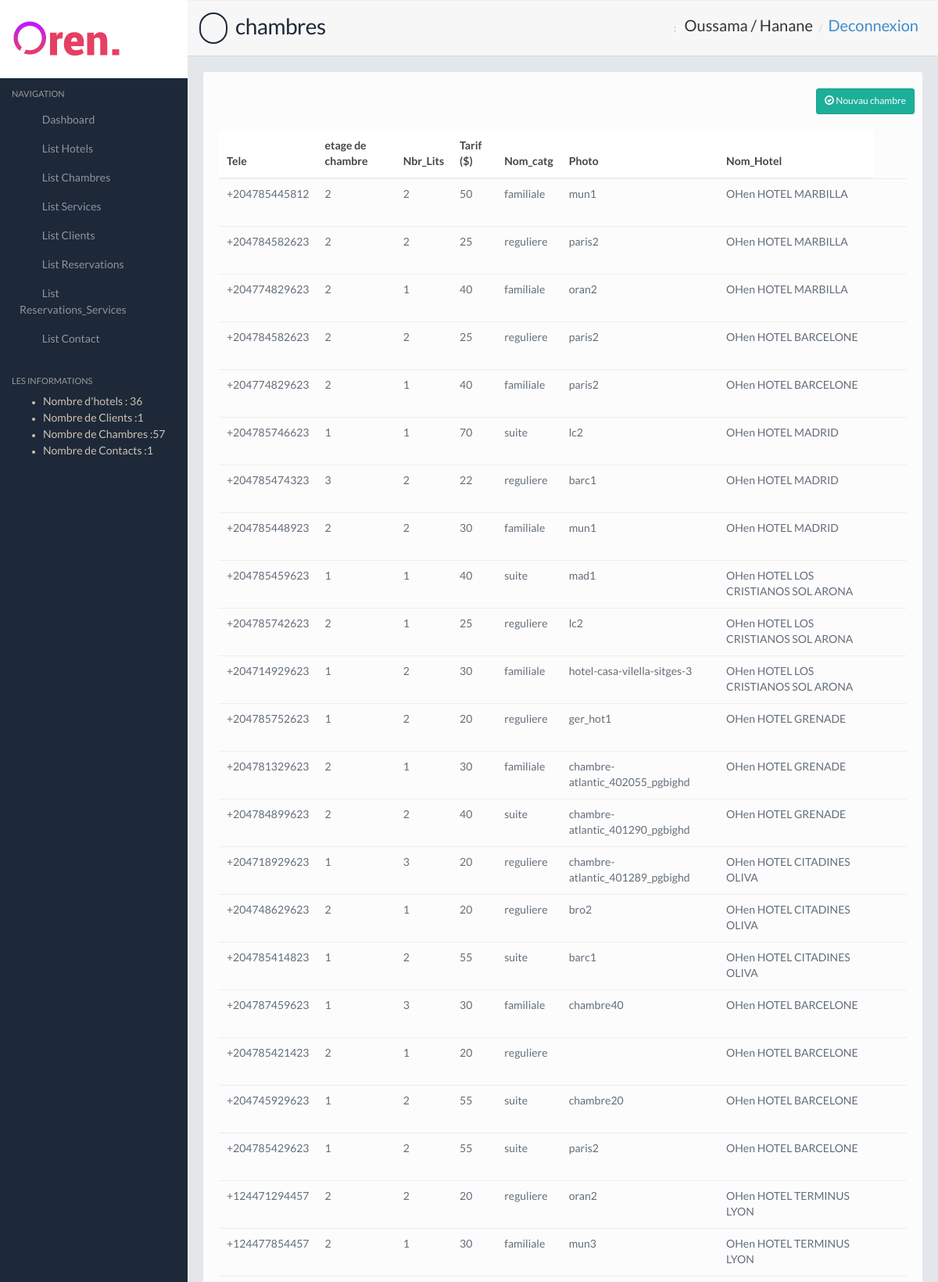
/admin/chambres.php (upper part), run on the app's committed database.
### tables this page shows
CREATE TABLE `chambre` (
  `Id_cham` int(11) NOT NULL,
  `Tele` varchar(30) NOT NULL,
  `Etage` int(11) NOT NULL,
  `Nbr_lits` int(11) NOT NULL,
  `Tarif_cham` float NOT NULL,
  `Nom_catg` varchar(50) NOT NULL,
  `photo` varchar(200) NOT NULL,
  `Nom_hotel` varchar(100) NOT NULL
);

### admin/chambres.php (the view, shortened to what this page needs)
<?php
    include "includes/conx.php";
        $prepare=$pdo->query('SELECT * from chambre order by Id_cham desc');
        $chambres=$prepare->fetchAll(PDO::FETCH_OBJ);
        ?>
<!DOCTYPE html>
<html lang="en">
    <head>
        <link href="css/style.default.css" rel="stylesheet">
    </head>
    <body>
        <section>
            <?php include  "includes/navigation.php"; ?>
            <div class="mainpanel">
                <div class="pageheader">
                    <h2><i class="fa fa-building-o"></i> chambres</h2>
                     <div class="breadcrumb-wrapper">
                        <span class="label">:</span>
                        <ol class="breadcrumb">
                            <li class="active" style="font-size: 20px;">Oussama / Hanane</li>
                            <li><a href="login.php" style="font-size: 20px;">Deconnexion</a></li>
                        </ol>
                    </div>
                </div>
                <div class="contentpanel">
                    <div class="panel panel-default col-md-12">
                        <div class="panel-body panel-body-nopadding">
                            <br>
                            <div class="pull-right">
                                <a href="ajout_chambre.php" class="btn btn-sm btn-success"><i class="glyphicon glyphicon-ok-circle"></i> Nouvau chambre</a>
                            </div>
                            <br>
                            <div class="table-responsive col-md-12">
                              <table class="table mb30">
                                <thead>
                                  <tr>
                                    <th>Tele</th>
                                    <th>etage de chambre</th>
                                    <th>Nbr_Lits</th>
                                    <th>Tarif ($)</th>
                                    <th>Nom_catg</th>
                                    <th>Photo</th>
                                    <th>Nom_Hotel</th>
                                  </tr>
                                </thead>
                                <tbody>
                                    <?php foreach ($chambres as  $chambre): ?>
                                      <tr>
                                        <td><?php echo $chambre->Tele ?></td>
                                        <td><?php echo $chambre->Etage; ?></td>
                                        <td><?php echo $chambre->Nbr_lits; ?></td>
                                        <td><?php echo $chambre->Tarif_cham; ?></td>
                                        <td><?php echo $chambre->Nom_catg; ?></td>
                                        <td><?php echo $chambre->photo; ?></td>
                                        <td><?php echo $chambre->Nom_hotel; ?></td>
                                        <td class="table-action">
                                          <a href="modif_chambre.php?id_cham=<?php echo $chambre->Id_cham; ?>"><i class="fa fa-pencil"></i></a>
                                          <a href="includes/actions.php?action=sup_chambre&id_cham=<?php echo $chambre->Id_cham; ?>" class="delete-row"><i class="fa fa-trash-o"></i></a>
                                        </td>
                                      </tr>
                                    <?php endforeach ?>
                                </tbody>
                              </table>
                            </div>
                        </div>
                    </div>
                </div>
            </div>
        </section>
    </body>
</html>

### admin/css/style.default.css (style rules this page uses)
body { background: #1d2939; font-family: 'LatoRegular', 'Lucida Grande', 'Lucida Sans Unicode', Helvetica, sans-serif !important; line-height: 21px; color: #636e7b; }
h1,h2,h3,h4,h5 { font-family: 'LatoRegular', 'Lucida Grande', 'Lucida Sans Unicode', Helvetica, sans-serif; }
.mainpanel { margin-left: 240px; background: #e4e7ea; min-height: 1000px; }
.pageheader { padding: 15px; border-bottom: 1px solid #d3d7db; border-top: 1px solid #eee; background: #f7f7f7; position: relative; }
.pageheader h2 { font-size: 28px; color: #1D2939; letter-spacing: -0.5px; margin: 0; }
.pageheader .glyphicon, .pageheader .fa { font-size: 24px; margin-right: 5px; padding: 6px 7px; border: 2px solid #1D2939; -moz-border-radius: 50px; -webkit-border-radius: 50px; border-radius: 50px; }
.pageheader .breadcrumb-wrapper { position: absolute; top: 23px; right: 25px; }
.pageheader .breadcrumb-wrapper .label { color: #999; text-transform: uppercase; font-size: 11px; font-weight: normal; display: inline-block; }
.pageheader .breadcrumb { background: none; display: inline-block; padding: 0; }
.pageheader .breadcrumb li { font-size: 12px; }
.pageheader .breadcrumb li.active { color: #333; }
.contentpanel { padding: 20px; position: relative; }
.contentpanel::after { clear: both; display: block; content: ''; }
.table-action { text-align: center; }
.table-action a, .table-action-hide a { display: inline-block; margin-right: 5px; color: #666; }
.table-action a:last-child, .table-action-hide a:last-child { margin-right: 0; }
.mb30 { margin-bottom: 30px; }

### data on the page
chambre: Tele "+204785445812", Etage "2", Nbr_lits "2", Tarif_cham "50", Nom_catg "familiale", photo "mun1", Nom_hotel "OHen HOTEL MARBILLA"
chambre: Tele "+204784582623", Etage "2", Nbr_lits "2", Tarif_cham "25", Nom_catg "reguliere", photo "paris2", Nom_hotel "OHen HOTEL MARBILLA"
chambre: Tele "+204774829623", Etage "2", Nbr_lits "1", Tarif_cham "40", Nom_catg "familiale", photo "oran2", Nom_hotel "OHen HOTEL MARBILLA"
chambre: Tele "+204784582623", Etage "2", Nbr_lits "2", Tarif_cham "25", Nom_catg "reguliere", photo "paris2", Nom_hotel "OHen HOTEL BARCELONE"
chambre: Tele "+204774829623", Etage "2", Nbr_lits "1", Tarif_cham "40", Nom_catg "familiale", photo "paris2", Nom_hotel "OHen HOTEL BARCELONE"
chambre: Tele "+204785746623", Etage "1", Nbr_lits "1", Tarif_cham "70", Nom_catg "suite", photo "lc2", Nom_hotel "OHen HOTEL MADRID"
chambre: Tele "+204785474323", Etage "3", Nbr_lits "2", Tarif_cham "22", Nom_catg "reguliere", photo "barc1", Nom_hotel "OHen HOTEL MADRID"
chambre: Tele "+204785448923", Etage "2", Nbr_lits "2", Tarif_cham "30", Nom_catg "familiale", photo "mun1", Nom_hotel "OHen HOTEL MADRID"
chambre: Tele "+204785459623", Etage "1", Nbr_lits "1", Tarif_cham "40", Nom_catg "suite", photo "mad1", Nom_hotel "OHen HOTEL LOS CRISTIANOS SOL ARONA"
chambre: Tele "+204785742623", Etage "2", Nbr_lits "1", Tarif_cham "25", Nom_catg "reguliere", photo "lc2", Nom_hotel "OHen HOTEL LOS CRISTIANOS SOL ARONA"
chambre: Tele "+204714929623", Etage "1", Nbr_lits "2", Tarif_cham "30", Nom_catg "familiale", photo "hotel-casa-vilella-sitges-3", Nom_hotel "OHen HOTEL LOS CRISTIANOS SOL ARONA"
chambre: Tele "+204785752623", Etage "1", Nbr_lits "2", Tarif_cham "20", Nom_catg "reguliere", photo "ger_hot1", Nom_hotel "OHen HOTEL GRENADE"
chambre: Tele "+204781329623", Etage "2", Nbr_lits "1", Tarif_cham "30", Nom_catg "familiale", photo "chambre-atlantic_402055_pgbighd", Nom_hotel "OHen HOTEL GRENADE"
chambre: Tele "+204784899623", Etage "2", Nbr_lits "2", Tarif_cham "40", Nom_catg "suite", photo "chambre-atlantic_401290_pgbighd", Nom_hotel "OHen HOTEL GRENADE"
chambre: Tele "+204718929623", Etage "1", Nbr_lits "3", Tarif_cham "20", Nom_catg "reguliere", photo "chambre-atlantic_401289_pgbighd", Nom_hotel "OHen HOTEL CITADINES OLIVA"
chambre: Tele "+204748629623", Etage "2", Nbr_lits "1", Tarif_cham "20", Nom_catg "reguliere", photo "bro2", Nom_hotel "OHen HOTEL CITADINES OLIVA"
chambre: Tele "+204785414823", Etage "1", Nbr_lits "2", Tarif_cham "55", Nom_catg "suite", photo "barc1", Nom_hotel "OHen HOTEL CITADINES OLIVA"
chambre: Tele "+204787459623", Etage "1", Nbr_lits "3", Tarif_cham "30", Nom_catg "familiale", photo "chambre40", Nom_hotel "OHen HOTEL BARCELONE"
chambre: Tele "+204785421423", Etage "2", Nbr_lits "1", Tarif_cham "20", Nom_catg "reguliere", Nom_hotel "OHen HOTEL BARCELONE"
chambre: Tele "+204745929623", Etage "1", Nbr_lits "2", Tarif_cham "55", Nom_catg "suite", photo "chambre20", Nom_hotel "OHen HOTEL BARCELONE"
chambre: Tele "+204785429623", Etage "1", Nbr_lits "2", Tarif_cham "55", Nom_catg "suite", photo "paris2", Nom_hotel "OHen HOTEL BARCELONE"
chambre: Tele "+124471294457", Etage "2", Nbr_lits "2", Tarif_cham "20", Nom_catg "reguliere", photo "oran2", Nom_hotel "OHen HOTEL TERMINUS LYON"
chambre: Tele "+124477854457", Etage "2", Nbr_lits "1", Tarif_cham "30", Nom_catg "familiale", photo "mun3", Nom_hotel "OHen HOTEL TERMINUS LYON"

### other printed values
$hotels->nbr "36"
$client->nbr_cli "1"
$chambre->nbr_cham "57"
$contact->nbr_contact "1"
